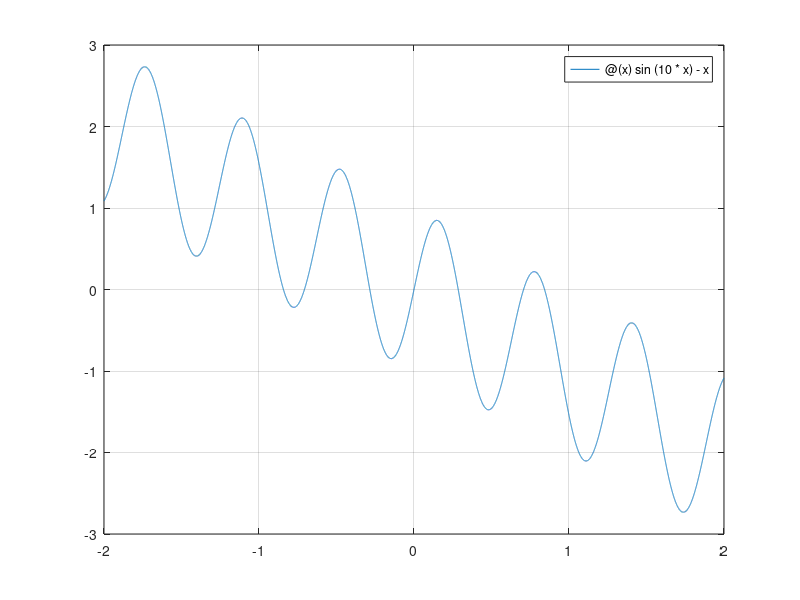

Here is the MATLAB script that generated this plot: (Note: this script raises an error after producing the figure.)
f = @(x) sin(10*x) - x;
%(a)
fplot(f, [-2,2]);
grid on
% Function has 7 zeros
matlab2tikz('hw5_02_plot.tikz', 'height','\figureheight','width', '\figurewidth', 'minimumPointsDistance', 0.05);

%(b)
intervals = -1*(7*pi/20):(pi/10):(7*pi/20);
r = [];
for j = 1:(size(intervals,2) - 1)
		v = bisection(f, intervals(j), intervals(j+1),eps);
		r = [v;r];
end

r
%r =
%
%   8.4232e-01
%   7.0682e-01
%   2.8523e-01
%  -6.9757e-17
%  -2.8523e-01
%  -7.0682e-01
%  -8.4232e-01

